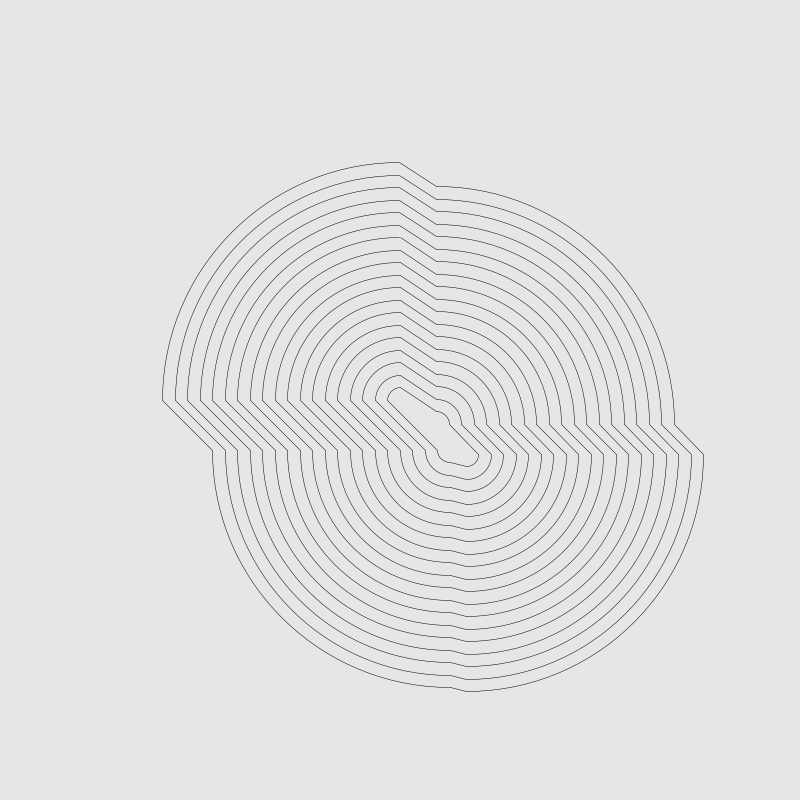
Frame 1 (no input)
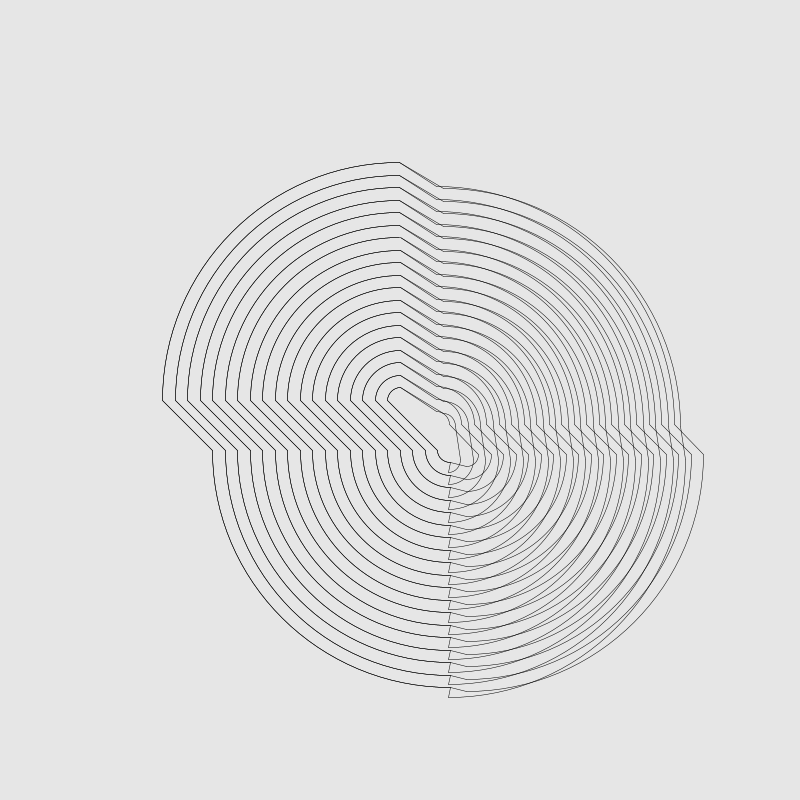
Frame 2 (the mouse pressed at the canvas centre, redrawn once)

The Processing sketch that drew these frames (run headless with seeded random() and noise(); the mouse was pressed at the canvas centre and the sketch redrawn once):

// Processing sketch: processing_93172
// ── processing_93172.pde

int numCircles = 20;
float increment = 25;
int counter = 0;
int x1 = 0;
int y1 = 0;

void setup()
{
size(800, 800); 
background(230);
noFill();
smooth();
strokeWeight(0.5);
}


void draw()
{
smooth();

float x2 = random(16,48);
float y2 = random(16,48);

float x3 = random(32,68);
float y3 = random(50,68);

float x4 = random(50,-50);
float y4 = random(50,- 50);

for(int a = 1; a < numCircles; a++)
{
//stroke(random(255), random(255), random(255));
arc(width/2 + x1, height/2 + y1, a*increment, a*increment, PI, PI*1.5); 
arc(width/2 + x2, height/2 + y2, a*increment, a*increment, PI*1.5, PI * 2);

//drawing line
//float angle=TWO_PI/(float)numPoints;
line(width/2 + (a*increment*sin(PI) + x1)/2, height/2 + (a*increment*cos(PI) + y1)/2, width/2 + (a*increment*sin(PI))/2 + x2, height/2 + (a*increment*cos(PI) )/2 + y2);
//println(a*increment*sin(PI*1.5));
arc(width/2 + x3, height/2 + y3, a*increment, a*increment, 0,  PI / 2.0); 
line(width/2 - (a*increment*sin(PI*1.5))/2 + x2 , height/2 + y2, width/2 - (a*increment*sin(PI*1.5))/2 + x3, height/2 + y3);
arc(width/2 + x4, height/2 + y4, a*increment, a*increment, PI /2.0, PI); 
line(width/2 + x3 , height/2 + (a*increment*cos(PI*2))/2 + y3, width/2 + x4, height/2 + (a*increment*cos(PI*2))/2 + y4);
line(width/2 - (a*increment*sin(PI/2))/2 + x4 , height/2 + y4, width/2 - (a*increment*sin(PI/2))/2 + x1, height/2 + y1);
counter++;
}

//println(counter);
noLoop();
}
